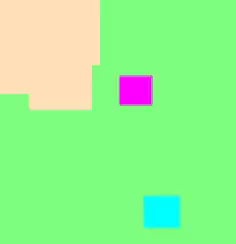
#> input picture frame 0 of test_vid/test.mp4, 236 x 244 px, given in place of the camera
$ python skin_reader.py
#> lines starting #> are read from the running program, lines starting #| are printed output that depends on the picture; after the words box and inside, x2 and y2 are one past the last pixel; in counts of white or black regions, pixels touching at a corner belong together
#!/usr/bin/python3
import cv2
import time
import numpy as np
import pickle

COLOR_WHITE = (255, 255, 255)
COLOR_GREEN = (0, 255, 0)

def qimshow(im, delay = 5, wname = 'display',  close = True):
    cv2.imshow(wname, im)
    if close:
        cv2.waitKey(int(delay * 1000))
        cv2.destroyAllWindows()


def text_on_image(text, im):
    y0,  dy = 30,  30
    for i, line in enumerate(text.split('\n')):
        y = y0 + i*dy
        cv2.putText(im, line, (50, y ), cv2.FONT_HERSHEY_SIMPLEX, 1.0, COLOR_WHITE, 2)
    return im


def accum_hs_hist(cam,  bgr, top, bottom, mirror = True, timeout = 20):
    """
    This function reads from the camera descriptor (1st argument),
    and crops a certain area of each frame. It extracts a
    representative skin tone for each human from this area.

    @param cam: camera descriptor as returned from cv2.VideoCapture
    @param bgr: the captured frame in BGR
    @param top: a tuple of (row, col) screen coordinates
    @param bottom: another (row, col) tuple, together with top they
        define the bounding box whose interior extract the skin tone
    @param mirror: horizontally flip the frame?
    @param timeout: how long to scran the skin tone for (seconds)
    @pickle histogram_sum: the HS histogram of the cropped frame.
        It defines the range of the detected skin tone. Exported
        as a pickle object in file histogram_sum. Contains a 180x
        255 float array.
    @return: hs_hist_sum the HS histogram sum as a variable
    """
    cv2.destroyAllWindows()
    # sample generic unrefined skin tone range from pyimagesearch.com
    lower = np.array([0, 48, 80], dtype = "uint8")
    upper = np.array([20, 255, 255], dtype = "uint8")
    hs_hist_sum = np.zeros((180, 256), np.float32)
    print()
    print('Scanning begins... press s if you want to exit...')
    time.sleep(2)
    valid = True
    time_start = time.time()
    while valid and time.time() - time_start < timeout:
        valid, im = cam.read()
        if mirror:
            im = cv2.flip(im, 1)
        hsv = cv2.cvtColor(bgr, cv2.COLOR_BGR2HSV)
        skinMask = cv2.inRange(hsv, lower, upper)
        # get skin only
        hsv = cv2.bitwise_and(hsv, hsv, mask = skinMask)
        im_skin = cv2.bitwise_and(im, im, mask=skinMask)
        hsv_cropped = hsv[top[0]:bottom[0],  top[1]:bottom[1]]
        hs_hist = cv2.calcHist([hsv_cropped], [0, 1], None, [180, 256], [0, 180, 0, 256])
        hs_hist = hs_hist / np.sum(hs_hist)
        hs_hist_sum += hs_hist
        cv2.rectangle(im,  top , bottom,  COLOR_GREEN, 4)
        cv2.imshow('skin scanner', im)
        if cv2.waitKey(10) == ord('s'):
            break
    hs_hist_sum = np.uint64(hs_hist_sum)
    with open('histogram_sum',  'wb') as f:
        pickle.dump(hs_hist_sum, f)
    return hs_hist_sum


# [47 lines left out: function extract_skin_range, not called in this run]


def show_webcam(mirror = False, vid_file = 'sample.mp4'):
    cam = cv2.VideoCapture(vid_file)
    valid, im = cam.read()
    print(valid)
    if mirror:
        im = cv2.flip(im, 1)
    im_text = text_on_image(
            "Please place your hand on the top left\n area of the image  (green rectangle) and let\nthe camera scan it while\nyour show the palm and the back.\nWhen done,\npress the s key to stop scanning.\n\nTry to keep only the skin in the box and \nno other objects.",
            im)
    top = (0, 0)
    bottom = (int(im_text.shape[0]/6),  int(im_text.shape[1]/6))
    cv2.rectangle(im_text,  top , bottom,  COLOR_GREEN, 4)
    qimshow(im_text, delay = 8)
    hsv = cv2.cvtColor(im, cv2.COLOR_BGR2HSV)
    hist_sum = accum_hs_hist(cam, im, top,  bottom, mirror = mirror)
    cv2.destroyAllWindows()


def main():
    # pass vid_file = 0 to read webcam
    show_webcam(mirror = True, vid_file = 0)
#> in show_webcam, im is the input picture: shape (244, 236, 3); mean B, G, R 141.7, 244.3, 148.2
#| True
#> in show_webcam, `im = cv2.flip(im, 1)`:
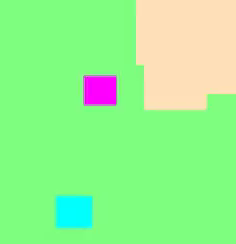
#> im: shape (244, 236, 3); mean B, G, R 141.7, 244.3, 148.2
#> after the loop in text_on_image, `for i, line in enumerate(text.split('\n')):`:
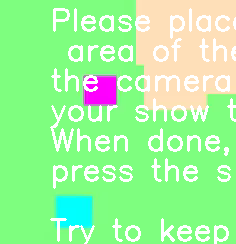
#> im: shape (244, 236, 3); 13.73% of pixels changed, all inside (x1, y1, x2, y2) = (50, 8, 236, 244)
#> in show_webcam, `cv2.rectangle(im_text,  top , bottom,  COLOR_GREEN, 4)`:
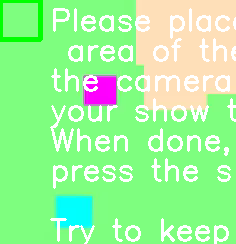
#> im_text: shape (244, 236, 3); 1.06% of pixels changed, all inside (x1, y1, x2, y2) = (0, 0, 43, 42)
#> in show_webcam, `hsv = cv2.cvtColor(im, cv2.COLOR_BGR2HSV)`: hsv: shape (244, 236, 3); mean H, S, V 47.5, 107.8, 253.8
#> in accum_hs_hist, `skinMask = cv2.inRange(hsv, lower, upper)`:
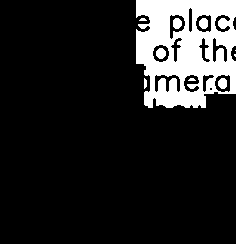
#> skinMask: shape (244, 236); 14.1% white; 10 white regions (4 under 20 px), largest, box (x1, y1, x2, y2) and area: (136, 0, 236, 108) 7740, (156, 48, 166, 59) 86, (173, 18, 182, 29) 81, (199, 18, 208, 29) 81, (218, 78, 227, 89) 81, (144, 78, 147, 89) 27
#> in accum_hs_hist, `hsv = cv2.bitwise_and(hsv, hsv, mask = skinMask)`: hsv: shape (244, 236, 3); mean H, S, V 2.4, 9.9, 35.9
#> in accum_hs_hist, `im_skin = cv2.bitwise_and(im, im, mask=skinMask)`:
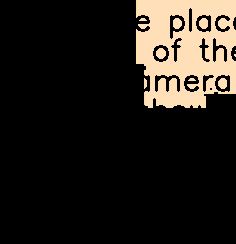
#> im_skin: shape (244, 236, 3); mean B, G, R 26, 31.5, 35.9
#> in accum_hs_hist, `hsv_cropped = hsv[top[0]:bottom[0],  top[1]:bottom[1]]`: hsv_cropped: shape (40, 39, 3); every value is 0
#> in accum_hs_hist, `hs_hist = cv2.calcHist([hsv_cropped], [0, 1], None, [180, 256], [0, 18..`:
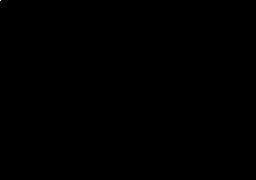
#> hs_hist: shape (180, 256) float32; values 0 (black) and 1560 (white), 0% white in thin lines or dots, all inside (x1, y1, x2, y2) = (0, 0, 1, 1)
#> in accum_hs_hist, `cv2.rectangle(im,  top , bottom,  COLOR_GREEN, 4)`:
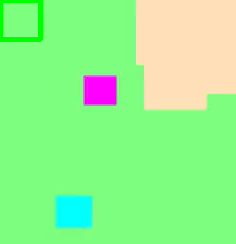
#> im: shape (244, 236, 3); mean B, G, R 140.4, 244.3, 146.9
#> (key Esc is pressed here)
    extract_skin_range()


if __name__ == '__main__':
    main()
